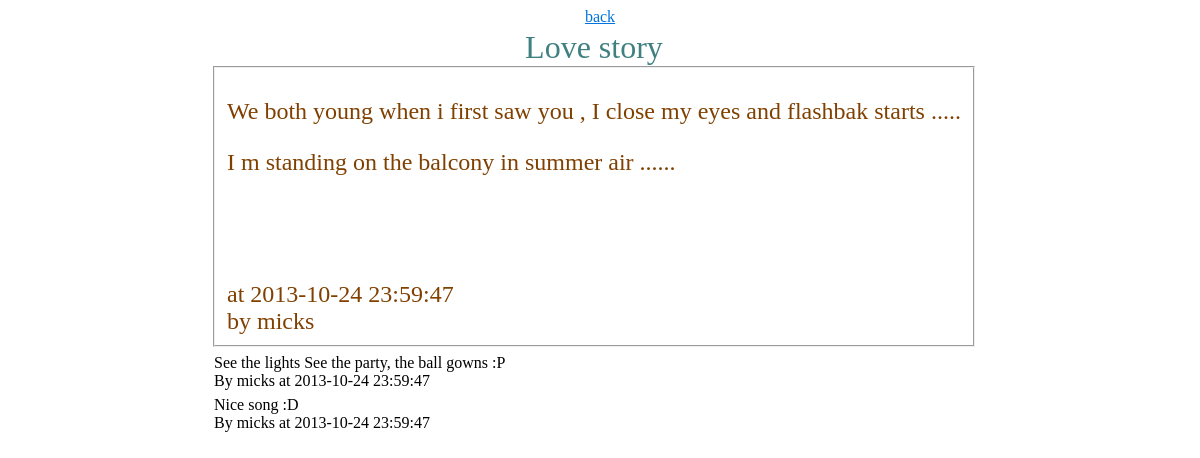
Screenshot of /blog/admin_postcontainer.php?id=17 with the database file from the repository.
### tables this page shows
CREATE TABLE IF NOT EXISTS `post` (
  `id` int(11) NOT NULL AUTO_INCREMENT,
  `postname` varchar(50) NOT NULL,
  `postcontain` longtext NOT NULL,
  `postcontainhtml` longtext NOT NULL,
  `pfontface` varchar(30) NOT NULL DEFAULT 'Times New Roman',
  `pfontcolor` blob NOT NULL,
  `pfontsize` varchar(20) NOT NULL DEFAULT '5',
  `cfontcolor` blob NOT NULL,
  `cfontface` varchar(30) NOT NULL DEFAULT 'Timea New  Roman',
  `cfontsize` varchar(10) NOT NULL DEFAULT '3',
  `bid` int(11) NOT NULL,
  `uid` int(11) NOT NULL,
  `username` varchar(20) NOT NULL,
  `abuse` int(11) NOT NULL DEFAULT '0',
  `spam` int(11) NOT NULL,
  `datetime` timestamp NULL DEFAULT CURRENT_TIMESTAMP,
  PRIMARY KEY (`id`)
);

CREATE TABLE IF NOT EXISTS `comment` (
  `id` int(20) NOT NULL AUTO_INCREMENT,
  `bid` varchar(50) NOT NULL,
  `blogname` varchar(50) NOT NULL,
  `postid` varchar(20) NOT NULL,
  `postname` varchar(30) NOT NULL,
  `Comment` varchar(50) NOT NULL,
  `uid` varchar(30) NOT NULL,
  `commentuser` varchar(20) NOT NULL,
  `datetime` datetime NOT NULL,
  PRIMARY KEY (`id`),
  KEY `bid` (`bid`)
);

### blog/admin_postcontainer.php (the view, shortened to what this page needs)
<?php
include 'connection.php';
?>
<!DOCTYPE html PUBLIC "-//W3C//DTD XHTML 1.0 Transitional//EN" "http://www.w3.org/TR/xhtml1/DTD/xhtml1-transitional.dtd">
<html xmlns="http://www.w3.org/1999/xhtml">
<head>
<link type="text/css" rel="stylesheet" href="2.css" />
<link type="text/css" rel="stylesheet" href="1.css" />
</head>
<body>
<div align="center" <?php
?> style="width:100%;"  >
  <a href="admin.php">back</a>
  <div align="justify" style="margin-left:200px;margin-right:200px">
<?php
if (isset($_REQUEST['id'])) {
    $a = $_REQUEST['id'];
    $sql = "SELECT * FROM post  WHERE id = $a ";
    $postresult = mysqli_query($con, $sql);
    echo "<table border='0'>";
    while ($postrow = mysqli_fetch_array($postresult)) {
        echo "<tr>";
        echo "<td>";
        echo "<div align=\"center\" style=\"margin-left:300px;margin-right:300px;font:'Times New Roman', Times, serif;size:20px\" >";
        echo "<font face=\"" . $postrow['pfontface'] . "\" color=\"" . $postrow['pfontcolor'] . "\" size=\"" . $postrow['pfontsize'] . "\">";
        echo "<label align=\"center\">" . $postrow['postname'] . "</label><br /></div>";
        echo "<fieldset><font face=\"" . $postrow['cfontface'] . "\" color=\"" . $postrow['cfontcolor'] . "\" size=\"" . $postrow['cfontsize'] . "\">";
        echo "" . $postrow['postcontain'] . "<br /><br /><br />";
        echo "at " . $postrow['datetime'] . "<br />";
        echo "by " . $postrow['username'] . "</font></fieldset>";
        echo "</tr>";
        echo "<tr><td>";
        $id = $postrow['id'];
        $commentresult = mysqli_query($con, "SELECT * FROM comment JOIN post ON post.id = comment.postid WHERE post.id = $id ");
        while ($commentrow = mysqli_fetch_array($commentresult, MYSQLI_ASSOC)) {
            echo "<table>";
            echo "<tr>";
            echo "<td>";
            echo "" . $commentrow['Comment'] . "<br />";
            echo " By " . $commentrow['commentuser'];
            echo " at " . $commentrow['datetime'];
            echo "</td></tr>";
            echo "</table>";
        }
        echo "</td></tr>";
    }
    echo "</table>";
} else {
    echo "Error";
}
?>
</div>
</body>
</html>

### blog/1.css (style rules this page uses)
a, a:visited, a:active { color: #0174DF; }

### rows the page displays
post: postname "Love story", postcontain "We both young when i first saw you , I close my eyes and flashbak starts ..... I m standing on the balcony in summer air ......", datetime "2013-10-24 23:59:47", username "micks"
comment: Comment "See the lights See the party, the ball gowns :P", commentuser "micks", postid.datetime "2013-10-24 23:59:47"
comment: Comment "Nice song :D", commentuser "micks", postid.datetime "2013-10-24 23:59:47"
